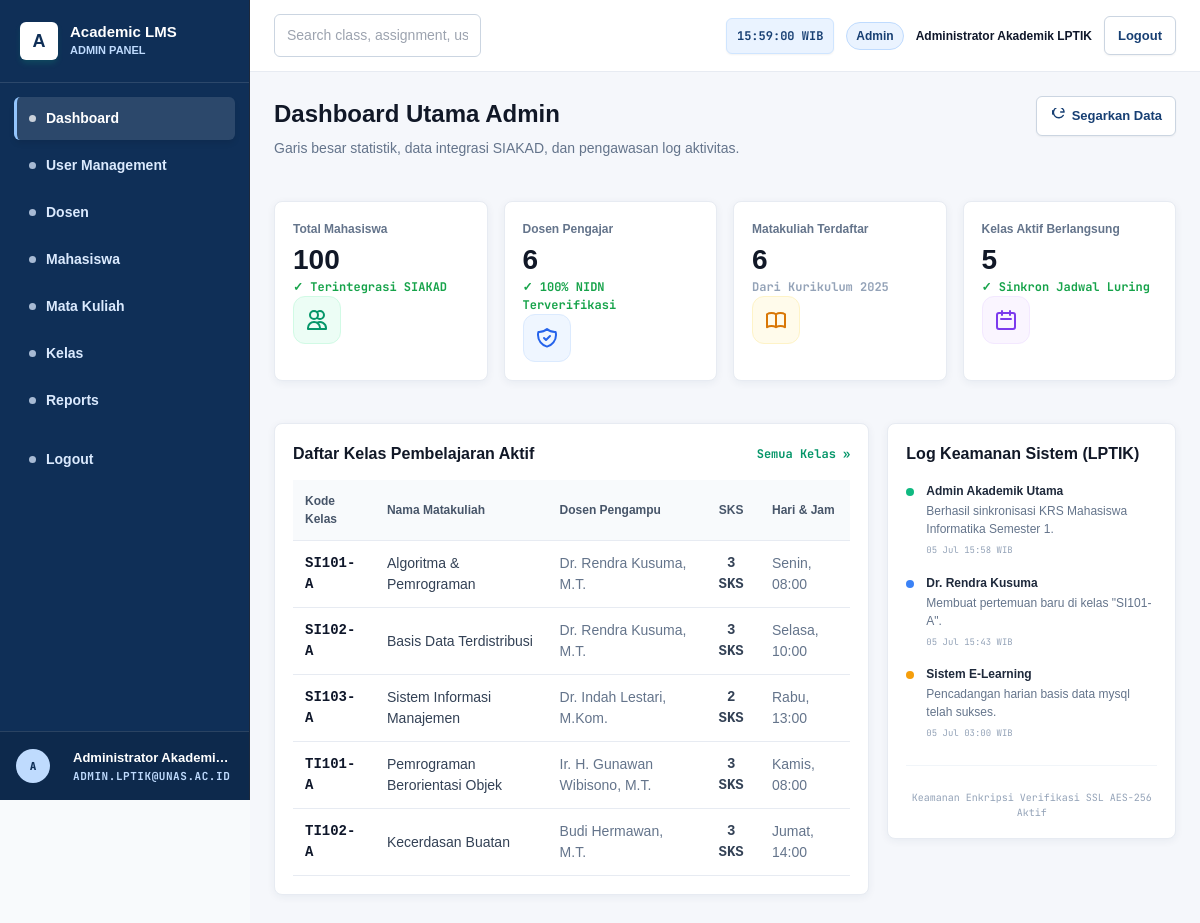
Page /admin/dashboard.php (signed in) on the committed database.
### tables this page shows
CREATE TABLE IF NOT EXISTS kelas (
  id INT AUTO_INCREMENT PRIMARY KEY,
  matakuliah_id INT NOT NULL,
  dosen_id INT,
  kode_kelas VARCHAR(50) NOT NULL UNIQUE,
  semester INT NOT NULL,
  tahun_akademik VARCHAR(20) DEFAULT '2025/2026',
  hari VARCHAR(20) NOT NULL,
  jam_mulai TIME NOT NULL,
  jam_selesai TIME NOT NULL,
  ruangan VARCHAR(100) NOT NULL,
  kapasitas INT NOT NULL DEFAULT 40,
  jumlah_mahasiswa INT DEFAULT 0,
  FOREIGN KEY (matakuliah_id) REFERENCES matakuliah(id) ON DELETE CASCADE,
  FOREIGN KEY (dosen_id) REFERENCES dosen(id) ON DELETE SET NULL
);

CREATE TABLE IF NOT EXISTS matakuliah (
  id INT AUTO_INCREMENT PRIMARY KEY,
  kode_matkul VARCHAR(20) NOT NULL UNIQUE,
  nama_matkul VARCHAR(150) NOT NULL,
  sks INT NOT NULL
);

CREATE TABLE IF NOT EXISTS users (
  id INT AUTO_INCREMENT PRIMARY KEY,
  username VARCHAR(50) NOT NULL UNIQUE,
  password VARCHAR(255) NOT NULL,
  nama_lengkap VARCHAR(150) NOT NULL,
  email VARCHAR(100) NOT NULL UNIQUE,
  role ENUM('admin', 'dosen', 'mahasiswa') NOT NULL,
  status ENUM('aktif', 'nonaktif') DEFAULT 'aktif',
  created_at TIMESTAMP DEFAULT CURRENT_TIMESTAMP,
  updated_at TIMESTAMP DEFAULT CURRENT_TIMESTAMP ON UPDATE CURRENT_TIMESTAMP
);

### admin/dashboard.php (the view, shortened to what this page needs)
<?php
require_once __DIR__ . '/../auth/check_auth.php';
$mhsCount = $pdo->query("SELECT COUNT(*) FROM mahasiswa")->fetchColumn();
$dosenCount = $pdo->query("SELECT COUNT(*) FROM dosen")->fetchColumn();
$kelasCount = $pdo->query("SELECT COUNT(*) FROM kelas")->fetchColumn();
$matkulCount = $pdo->query("SELECT COUNT(*) FROM matakuliah")->fetchColumn();
$stmtClasses = $pdo->query("
    SELECT k.*, m.nama_matkul, m.kode_matkul, m.sks, u.nama_lengkap AS nama_dosen
    FROM kelas k
    JOIN matakuliah m ON k.matakuliah_id = m.id
    LEFT JOIN dosen d ON k.dosen_id = d.id
    LEFT JOIN users u ON d.user_id = u.id
    ORDER BY k.kode_kelas ASC
    LIMIT 5
");
$classes = $stmtClasses->fetchAll();
?>
<!DOCTYPE html>
<html lang="id">
<head>
    <script src="https://cdn.tailwindcss.com"></script>
    <link rel="stylesheet" href="../assets/css/app.css">
</head>
<body class="bg-slate-50">
    <?php include __DIR__ . '/../components/sidebar.php'; ?>
    <div class="main-content">
        <?php include __DIR__ . '/../components/header.php'; ?>
        <main class="page-container">
            <div class="page-header">
                <div>
                    <h1 class="page-title">Dashboard Utama Admin</h1>
                    <p class="page-subtitle">Garis besar statistik, data integrasi SIAKAD, dan pengawasan log aktivitas.</p>
                </div>
                <div class="header-actions">
                    <button onclick="window.location.reload()" class="btn-secondary">
                        <svg class="nav-icon" fill="none" viewBox="0 0 24 24" stroke="currentColor">
                            <path stroke-linecap="round" stroke-linejoin="round" stroke-width="2" d="M4 4v5h.582m15.356 2A8.001 8.001 0 1121.213 6H16" />
                        </svg>
                        Segarkan Data
                    </button>
                </div>
            </div>
            <div class="stats-grid">
                <div class="stat-card">
                    <div class="stat-info">
                        <span class="stat-label">Total Mahasiswa</span>
                        <strong class="stat-value"><?= $mhsCount ?></strong>
                        <span class="stat-desc text-emerald">✓ Terintegrasi SIAKAD</span>
                    </div>
                    <div class="stat-icon-wrapper emerald">
                        <svg class="stat-icon" fill="none" viewBox="0 0 24 24" stroke="currentColor">
                            <path stroke-linecap="round" stroke-linejoin="round" stroke-width="2" d="M12 4.354a4 4 0 110 5.292M15 21H3v-1a6 6 0 0112 0v1zm0 0h6v-1a6 6 0 00-9-5.197M13 7a4 4 0 11-8 0 4 4 0 018 0z" />
                        </svg>
                    </div>
                </div>
                <div class="stat-card">
                    <div class="stat-info">
                        <span class="stat-label">Dosen Pengajar</span>
                        <strong class="stat-value"><?= $dosenCount ?></strong>
                        <span class="stat-desc text-emerald">✓ 100% NIDN Terverifikasi</span>
                    </div>
                    <div class="stat-icon-wrapper blue">
                    </div>
                </div>
                <div class="stat-card">
                    <div class="stat-info">
                        <span class="stat-label">Matakuliah Terdaftar</span>
                        <strong class="stat-value"><?= $matkulCount ?></strong>
                        <span class="stat-desc text-slate">Dari Kurikulum 2025</span>
                    </div>
                    <div class="stat-icon-wrapper amber">
                    </div>
                </div>
                <div class="stat-card">
                    <div class="stat-info">
                        <span class="stat-label">Kelas Aktif Berlangsung</span>
                        <strong class="stat-value"><?= $kelasCount ?></strong>
                        <span class="stat-desc text-emerald">✓ Sinkron Jadwal Luring</span>
                    </div>
                    <div class="stat-icon-wrapper purple">
                        <svg class="stat-icon" fill="none" viewBox="0 0 24 24" stroke="currentColor">
                            <path stroke-linecap="round" stroke-linejoin="round" stroke-width="2" d="M8 7V3m8 4V3m-9 8h10M5 21h14a2 2 0 002-2V7a2 2 0 00-2-2H5a2 2 0 00-2 2v12a2 2 0 002 2z" />
                        </svg>
                    </div>
                </div>
            </div>
            <div class="split-grid">
                <div class="card col-span-2">
                    <div class="card-header-row">
                        <h3 class="card-title">Daftar Kelas Pembelajaran Aktif</h3>
                        <a href="kelas.php" class="card-link">
                            Semua Kelas &raquo;
                        </a>
                    </div>
                    <div class="overflow-x-auto">
                        <table class="w-full text-left border-collapse">
                            <thead>
                                <tr>
                                    <th class="table-header">Kode Kelas</th>
                                    <th class="table-header">Nama Matakuliah</th>
                                    <th class="table-header">Dosen Pengampu</th>
                                    <th class="table-header text-center">SKS</th>
                                    <th class="table-header">Hari & Jam</th>
                                </tr>
                            </thead>
                            <tbody>
                                <?php foreach($classes as $c): ?>
                                    <tr class="table-row-hover">
                                        <td class="table-cell font-mono font-bold text-slate-900"><?= htmlspecialchars($c['kode_kelas']) ?></td>
                                        <td class="table-cell"><?= htmlspecialchars($c['nama_matkul']) ?></td>
                                        <td class="table-cell text-slate-500"><?= htmlspecialchars($c['nama_dosen'] ?? 'Belum Ditentukan') ?></td>
                                        <td class="table-cell text-center font-mono font-bold"><?= $c['sks'] ?> SKS</td>
                                        <td class="table-cell text-slate-500"><?= htmlspecialchars($c['hari']) ?>, <?= date('H:i', strtotime($c['jam_mulai'])) ?></td>
                                    </tr>
                                <?php endforeach; ?>
                            </tbody>
                        </table>
                    </div>
                </div>
                <div class="card flex flex-col justify-between">
                    <div>
                        <h3 class="card-title mb-4">Log Keamanan Sistem (LPTIK)</h3>
                        <div class="activity-list">
                            <div class="activity-item">
                                <div class="activity-dot emerald"></div>
                                <div class="activity-content">
                                    <strong class="activity-title">Admin Akademik Utama</strong>
                                    <p class="activity-text">Berhasil sinkronisasi KRS Mahasiswa Informatika Semester 1.</p>
                                    <span class="activity-time"><?= date('d M H:i') ?> WIB</span>
                                </div>
                            </div>
                            <div class="activity-item">
                                <div class="activity-dot blue"></div>
                                <div class="activity-content">
                                    <strong class="activity-title">Dr. Rendra Kusuma</strong>
                                    <p class="activity-text">Membuat pertemuan baru di kelas "SI101-A".</p>
                                    <span class="activity-time"><?= date('d M H:i', strtotime('-15 minutes')) ?> WIB</span>
                                </div>
                            </div>
                            <div class="activity-item">
                                <div class="activity-dot amber"></div>
                                <div class="activity-content">
                                    <strong class="activity-title">Sistem E-Learning</strong>
                                    <p class="activity-text">Pencadangan harian basis data mysql telah sukses.</p>
                                    <span class="activity-time"><?= date('d M 03:00') ?> WIB</span>
                                </div>
                            </div>
                        </div>
                    </div>
                    <div class="card-footer-note">
                        <p class="text-note">Keamanan Enkripsi Verifikasi SSL AES-256 Aktif</p>
                    </div>
                </div>
            </div>
        </main>
    </div>
</body>
</html>

### components/sidebar.php
<?php
$current_page = basename($_SERVER['PHP_SELF']);
$current_role = $_SESSION['role'] ?? 'guest';
$menus = [
    'admin' => [
        ['Dashboard', '../admin/dashboard.php', 'dashboard.php'],
        ['User Management', '../admin/users.php', 'users.php'],
        ['Dosen', '../admin/dosen.php', 'dosen.php'],
        ['Mahasiswa', '../admin/mahasiswa.php', 'mahasiswa.php'],
        ['Mata Kuliah', '../admin/matakuliah.php', 'matakuliah.php'],
        ['Kelas', '../admin/kelas.php', 'kelas.php'],
        ['Reports', '../admin/reports.php', 'reports.php'],
    ],
    'dosen' => [
        ['Dashboard', '../dosen/dashboard.php', 'dashboard.php'],
        ['Kelas', '../dosen/kelas.php', 'kelas.php'],
        ['Materi & Tugas', '../dosen/materi_tugas.php', 'materi_tugas.php'],
        ['Submission', '../dosen/koreksi.php', 'koreksi.php'],
        ['Absensi', '../dosen/absensi.php', 'absensi.php'],
        ['Pengumuman', '../dosen/pengumuman.php', 'pengumuman.php'],
        ['Input Nilai', '../dosen/nilai.php', 'nilai.php'],
    ],
    'mahasiswa' => [
        ['Dashboard', '../mahasiswa/dashboard.php', 'dashboard.php'],
        ['KRS', '../mahasiswa/krs.php', 'krs.php'],
        ['Kelas', '../mahasiswa/kelas.php', 'kelas.php'],
        ['Pengumuman', '../mahasiswa/pengumuman.php', 'pengumuman.php'],
    ],
];
?>
<aside class="sidebar-aside">
    <div class="sidebar-brand">
        <div class="brand-logo">A</div>
        <div>
            <h2 class="brand-title">Academic LMS</h2>
            <span class="brand-subtitle"><?= strtoupper(htmlspecialchars($current_role)) ?> PANEL</span>
        </div>
    </div>
    <nav class="sidebar-nav">
        <?php foreach (($menus[$current_role] ?? []) as $item): ?>
            <a href="<?= $item[1] ?>" class="nav-link <?= $current_page === $item[2] ? 'active' : '' ?>">
                <span class="nav-dot"></span>
                <?= htmlspecialchars($item[0]) ?>
            </a>
        <?php endforeach; ?>
        <a href="../auth/logout.php" class="nav-link logout-link">
            <span class="nav-dot"></span>
            Logout
        </a>
    </nav>
    <div class="sidebar-footer">
        <div class="profile-avatar"><?= strtoupper(substr($_SESSION['nama_lengkap'] ?? 'U', 0, 1)) ?></div>
        <div>
            <p class="footer-name"><?= htmlspecialchars($_SESSION['nama_lengkap'] ?? 'User') ?></p>
            <span class="footer-role"><?= htmlspecialchars($_SESSION['email'] ?? '') ?></span>
        </div>
    </div>
</aside>

### components/header.php (shortened to what this page needs)
<?php
$current_role = $_SESSION['role'] ?? 'guest';
$user_display_name = $_SESSION['nama_lengkap'] ?? 'Guest User';
?>
<header class="header">
    <div class="header-left">
        <input type="text" class="search-input" placeholder="Search class, assignment, user...">
    </div>
    <div class="header-right">
        <span class="clock-badge" id="liveClock">00:00:00 WIB</span>
        <span class="badge badge-blue"><?= htmlspecialchars(ucfirst($current_role)) ?></span>
        <span class="profile-name"><?= htmlspecialchars($user_display_name) ?></span>
        <a href="../auth/logout.php" class="btn-secondary">Logout</a>
    </div>
</header>

### rows in the picture
kelas: kode_kelas "SI101-A", matakuliah.nama_matkul "Algoritma & Pemrograman", users.nama_lengkap "Dr. Rendra Kusuma, M.T.", matakuliah.sks "3", hari "Senin", jam_mulai "08:00"
kelas: kode_kelas "SI102-A", matakuliah.nama_matkul "Basis Data Terdistribusi", users.nama_lengkap "Dr. Rendra Kusuma, M.T.", matakuliah.sks "3", hari "Selasa", jam_mulai "10:00"
kelas: kode_kelas "SI103-A", matakuliah.nama_matkul "Sistem Informasi Manajemen", users.nama_lengkap "Dr. Indah Lestari, M.Kom.", matakuliah.sks "2", hari "Rabu", jam_mulai "13:00"
kelas: kode_kelas "TI101-A", matakuliah.nama_matkul "Pemrograman Berorientasi Objek", users.nama_lengkap "Ir. H. Gunawan Wibisono, M.T.", matakuliah.sks "3", hari "Kamis", jam_mulai "08:00"
kelas: kode_kelas "TI102-A", matakuliah.nama_matkul "Kecerdasan Buatan", users.nama_lengkap "Budi Hermawan, M.T.", matakuliah.sks "3", hari "Jumat", jam_mulai "14:00"

### other values in the picture
$current_role "ADMIN"
$item[0] "Dashboard"
$item[0] "User Management"
$item[0] "Dosen"
$item[0] "Mahasiswa"
$item[0] "Mata Kuliah"
$item[0] "Kelas"
$item[0] "Reports"
substr($_SESSION['nama_lengkap'] ?? 'U', 0, 1) "A"
$_SESSION['nama_lengkap'] "Administrator Akademi…"
$_SESSION['email'] "ADMIN.LPTIK@UNAS.AC.ID"
$current_role "Admin"
$user_display_name "Administrator Akademik LPTIK"
$mhsCount "100"
$dosenCount "6"
